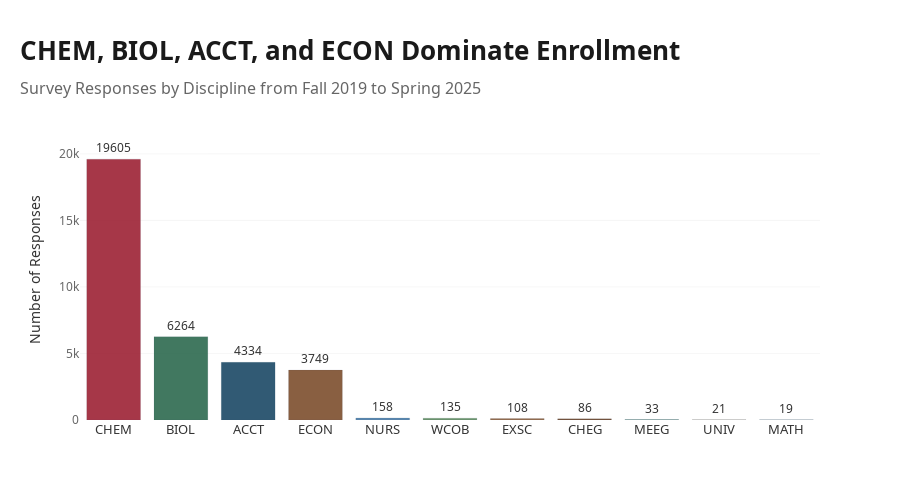

The notebook cell saved with this chart:
### Code cell
# Count disciplines and sort.
discipline_counts = survey_df['Discipline'].value_counts().sort_values(ascending=False)

# Define major disciplines for color coding.
major_disciplines = ['CHEM', 'BIOL', 'ACCT', 'ECON']

# Create colors.
colors = [discipline_colors.get(disc, '#AAAAAA') for disc in discipline_counts.index]

# Create single bar chart.
fig = go.Figure()

fig.add_trace(go.Bar(
    x=discipline_counts.index,
    y=discipline_counts.values,
    marker=dict(
        color=colors,
        line=dict(color='rgba(26, 51, 84, 0.2)', width=0.5),
        opacity=0.9
    ),
    text=discipline_counts.values,
    textposition='outside',
    textfont=dict(family='Noto Sans, sans-serif', size=12, color='#333333'),
    showlegend=False
))

fig.update_layout(
    title=dict(
        text='<b>CHEM, BIOL, ACCT, and ECON Dominate Enrollment</b><br><span style="font-size:16px; color:#666666; font-weight:500">Survey Responses by Discipline from Fall 2019 to Spring 2025</span>',
        font=dict(family='Noto Sans, sans-serif', size=26, color='#1a1a1a'),
        x=0,
        xanchor='left',
        pad=dict(l=20)
    ),
    xaxis=dict(
        title='',
        tickfont=dict(family='Noto Sans, sans-serif', size=13, color='#333333'),
        showgrid=False
    ),
    yaxis=dict(
        title=dict(
            text='Number of Responses',
            font=dict(family='Noto Sans, sans-serif', size=14, color='#333333')
        ),
        tickfont=dict(family='Noto Sans, sans-serif', size=12, color='#666666'),
        showgrid=True,
        gridcolor='rgba(224, 224, 224, 0.3)',
        range=[0, discipline_counts.max() * 1.15]  # Add 15% padding to top
    ),
    plot_bgcolor='white',
    paper_bgcolor='white',
    height=500,
    margin=dict(l=80, r=80, t=120, b=80)
)

fig.show()

### Figure 1 — Plotly figure (JSON) as saved in the notebook; plotly's stock layout.template omitted (floating-point values rounded to 4 significant figures)
{"data": [{"marker": {"color": ["#9D2235", "#2D6A4F", "#1B4965", "#7D4E2D", "#4A7BA7", "#5C8A5E", "#8B5E3C", "#6B4226", "#3D7068", "#7A6B4F", "#4F6D7A"], "line": {"color": "rgba(26, 51, 84, 0.2)", "width": 0.5}, "opacity": 0.9}, "showlegend": false, "text": [19600.0, 6264.0, 4334.0, 3749.0, 158.0, 135.0, 108.0, 86.0, 33.0, 21.0, 19.0], "textfont": {"color": "#333333", "family": "Noto Sans, sans-serif", "size": 12}, "textposition": "outside", "type": "bar", "x": ["CHEM", "BIOL", "ACCT", "ECON", "NURS", "WCOB", "EXSC", "CHEG", "MEEG", "UNIV", "MATH"], "y": [19605, 6264, 4334, 3749, 158, 135, 108, 86, 33, 21, 19]}], "layout": {"height": 500, "margin": {"b": 80, "l": 80, "r": 80, "t": 120}, "paper_bgcolor": "white", "plot_bgcolor": "white", "title": {"font": {"color": "#1a1a1a", "family": "Noto Sans, sans-serif", "size": 26}, "pad": {"l": 20}, "text": "<b>CHEM, BIOL, ACCT, and ECON Dominate Enrollment</b><br><span style=\"font-size:16px; color:#666666; font-weight:500\">Survey Responses by Discipline from Fall 2019 to Spring 2025</span>", "x": 0, "xanchor": "left"}, "xaxis": {"showgrid": false, "tickfont": {"color": "#333333", "family": "Noto Sans, sans-serif", "size": 13}, "title": {"text": ""}}, "yaxis": {"gridcolor": "rgba(224, 224, 224, 0.3)", "range": [0, 22550.0], "showgrid": true, "tickfont": {"color": "#666666", "family": "Noto Sans, sans-serif", "size": 12}, "title": {"font": {"color": "#333333", "family": "Noto Sans, sans-serif", "size": 14}, "text": "Number of Responses"}}}}
